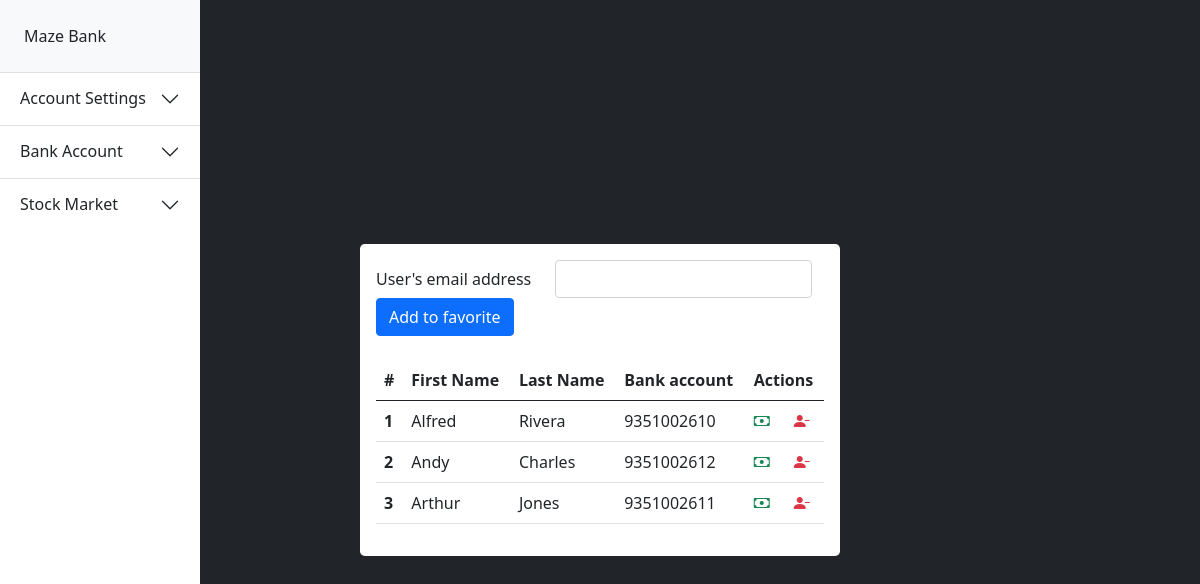
Page /list_favorites (signed in) on the committed database.
### tables this page shows
CREATE TABLE 'users' (id INTEGER, firstname TEXT NOT NULL, lastname TEXT NOT NULL, idNumber TEXT NOT NULL, email TEXT NOT NULL, phone TEXT NOT NULL, address TEXT NOT NULL, zip TEXT NOT NULL, city INTEGER NOT NULL, hash TEXT NOT NULL, 'time'  timestamp NOT NULL DEFAULT CURRENT_TIMESTAMP  , 'is_closed' INTEGER NOT NULL DEFAULT 0, 'closing_date' datetime DEFAULT NULL, PRIMARY KEY(id));

CREATE TABLE 'bank_accounts' (bank_account INTEGER PRIMARY KEY, user_id INTEGER NOT NULL, 'amount' real NOT NULL DEFAULT 5000);

### application.py (the view, shortened to what this page needs)
@app.route("/list_favorites", methods=["POST", "GET"])
@login_required
def list_favorites():
    if request.method == "GET":
        rows = db.execute("SELECT firstname, lastname, bank_account, fav_id FROM users LEFT JOIN favorites ON users.id = favorites.fav_id LEFT JOIN bank_accounts ON favorites.fav_id=bank_accounts.user_id WHERE favorites.user_id=? ORDER BY firstname ASC;", session["user_id"])
        return render_template("list.html", rows=rows, length=len(rows))

### application.py (called while the page is built)
@app.after_request
def after_request(response):
    response.headers["Cache-Control"] = "no-cache, no-store, must-revalidate"
    response.headers["Expires"] = 0
    response.headers["Pragma"] = "no-cache"
    return response

### helpers.py (called while the page is built)
def login_required(f):
    @wraps(f)
    def decorated_function(*args, **kwargs):
        if session.get("user_id") is None:
            return redirect("/login")
        return f(*args, **kwargs)
    return decorated_function

### templates/list.html (shortened to what this page needs)
{% extends "layout.html" %}
{% block main %}
<div class="row vh-100 align-items-center">
    <div class="col-5 p-3 bg-white rounded-3 mx-auto">
      <div class="row align-items-center mb-4">
        <div class="col-auto mx-auto">
          <form method="POST" action="/list_favorites">
            <div class="row align-items-cente">
              <div class="col-auto">
                <label for="favorite" class="col-form-label">User's email address</label>
              </div>
              <div class="col-auto">
              <input type="email" class="form-control" id="favorite" name="favorite">
              </div>
              <div class="col-auto">
                <button type="submit" class="btn btn-primary">Add to favorite</button>
              </div>
            </div>
          </form>
        </div>
      </div>
      <table class="table">
  <thead>
    <tr>
      <th scope="col">#</th>
      <th scope="col">First Name</th>
      <th scope="col">Last Name</th>
      <th scope="col">Bank account</th>
      <th scope="col">Actions</th>
    </tr>
  </thead>
  <tbody>
    {% if length != 0%}
    {% for i in range(length) %}
    <tr>
      <th scope="row">{{i + 1}}</th>
      <td>{{rows[i].firstname}}</td>
      <td>{{rows[i].lastname}}</td>
      <td>{{rows[i].bank_account}}</td>
      <td>
        <div class="row">
          <div class="col-auto">
            <a href="/transfer_money?bank_account={{rows[i].bank_account}}" data-bs-toggle="tooltip" data-bs-placement="bottom" title="Send Money">
              <i class="bi bi-cash text-success"></i>
            </a>
          </div>
          <div class="col-auto">
            <a href="/remove_favorite?id={{rows[i].fav_id}}" data-bs-toggle="tooltip" data-bs-placement="bottom" title="Remove from list">
              <i class="bi bi-person-dash-fill text-danger"></i>
            </a>
          </div>
        </div>
      </td>
    </tr>
    {% endfor %}
    {% endif %}
  </tbody>
</table>
        </div>
</div>
{%endblock%}

### rows in the picture
users: firstname "Alfred", lastname "Rivera"
bank_accounts: bank_account "9351002610"
users: firstname "Andy", lastname "Charles"
bank_accounts: bank_account "9351002612"
users: firstname "Arthur", lastname "Jones"
bank_accounts: bank_account "9351002611"

### other values in the picture
{{ i + 1 }} "1" "2" "3"
